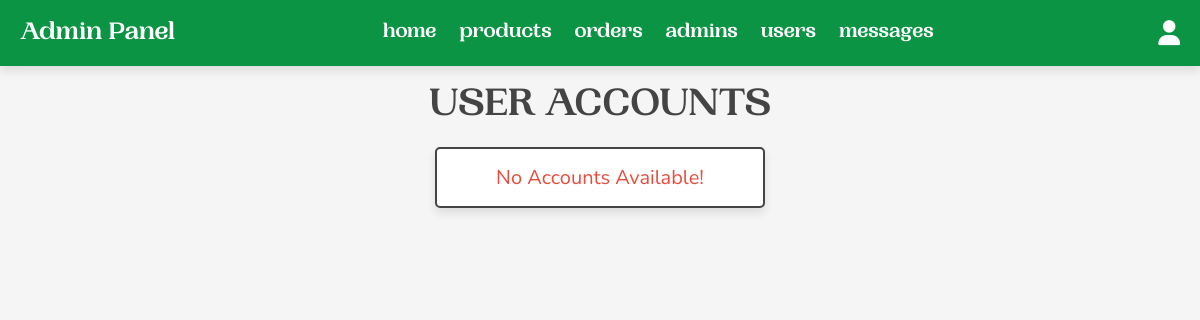
Page /admin/users_accounts.php (signed in) on the earlier database version.
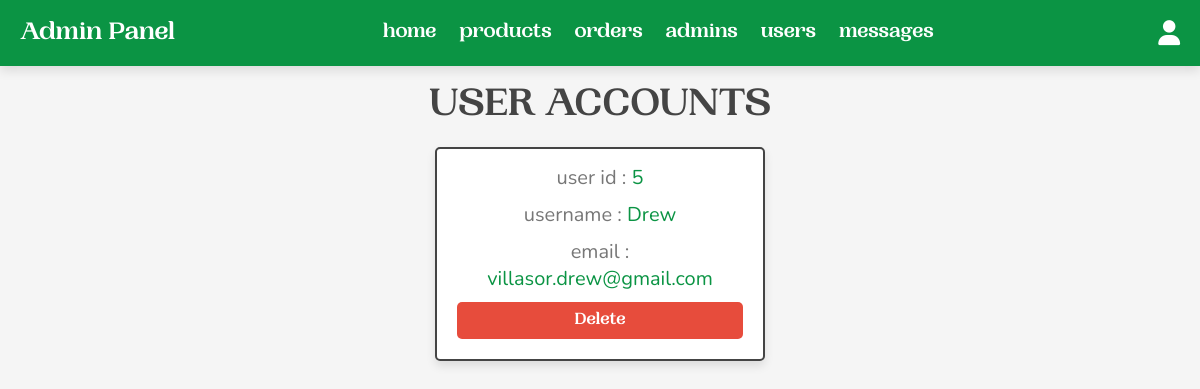
Same page on the later database version.
### tables this page shows
CREATE TABLE `users` (
  `id` int(100) NOT NULL,
  `name` varchar(20) NOT NULL,
  `email` varchar(50) NOT NULL,
  `password` varchar(50) NOT NULL
);

### admin/users_accounts.php (the view, shortened to what this page needs)
<?php
include '../components/connect.php';
?>
<!DOCTYPE html>
<html lang="en">
<head>
   <link rel="stylesheet" href="https://cdnjs.cloudflare.com/ajax/libs/font-awesome/6.1.1/css/all.min.css">
   <link rel="stylesheet" href="../css/admin_styles.css">
</head>
<body>
<?php include '../components/admin_header.php'; ?>
<section class="accounts">
   <h1 class="heading">user accounts</h1>
   <div class="box-container">
   <?php
      $select_accounts = $conn->prepare("SELECT * FROM `users`");
      $select_accounts->execute();
      if($select_accounts->rowCount() > 0){
         while($fetch_accounts = $select_accounts->fetch(PDO::FETCH_ASSOC)){
   ?>
   <div class="box">
      <p> user id : <span><?= $fetch_accounts['id']; ?></span> </p>
      <p> username : <span><?= $fetch_accounts['name']; ?></span> </p>
      <p> email : <span><?= $fetch_accounts['email']; ?></span> </p>
      <a href="users_accounts.php?delete=<?= $fetch_accounts['id']; ?>" onclick="return confirm('delete this account? the user related information will also be delete!')" class="delete-btn">delete</a>
   </div>
   <?php
         }
      }else{
         echo '<p class="empty">no accounts available!</p>';
      }
   ?>
   </div>
</section>
</body>
</html>

Differences in the rows shown:
added users: id "5", name "Drew", email "villasor.drew@gmail.com"
Other differences:
text no longer shown: "No Accounts Available!"
